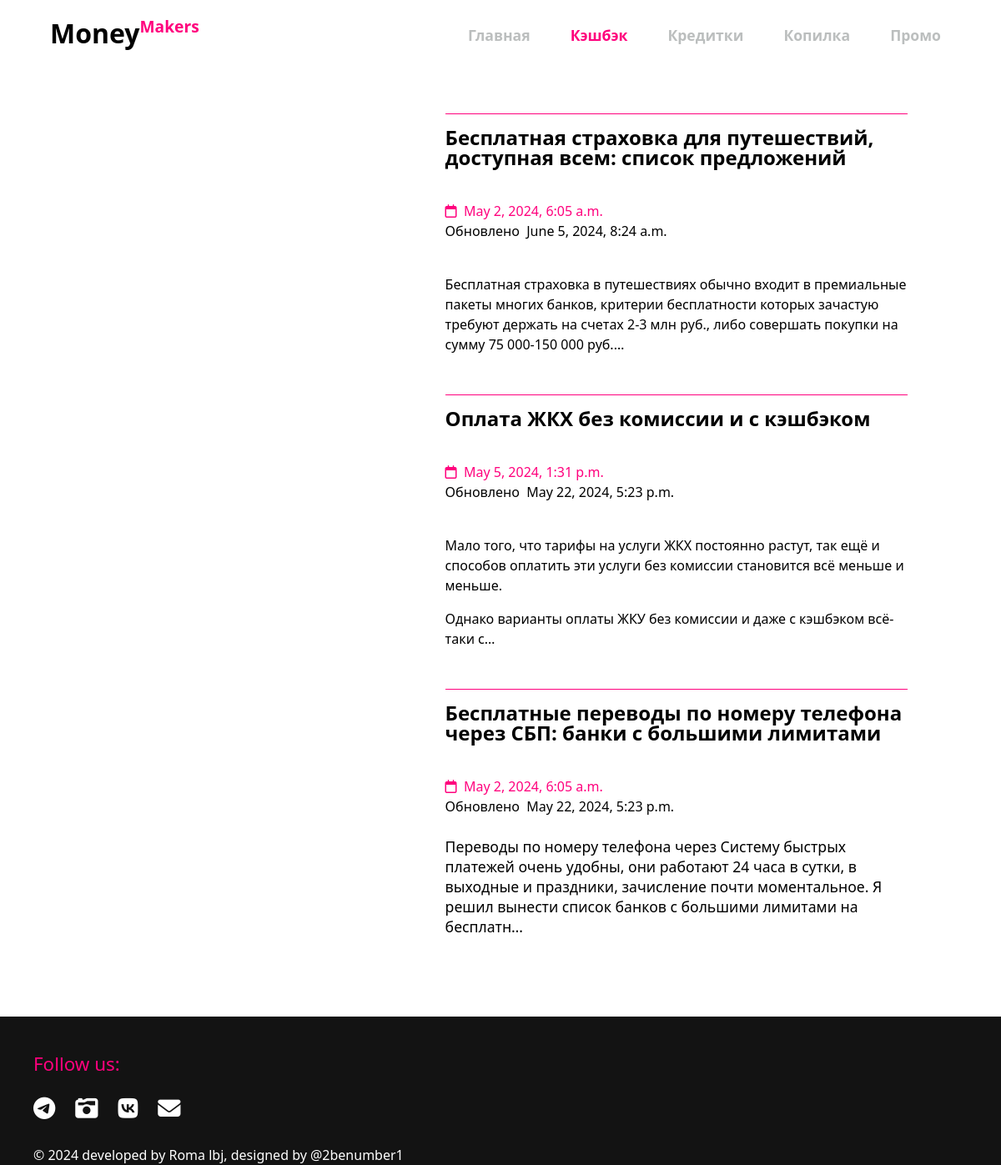
Page /debit on the earlier database version.
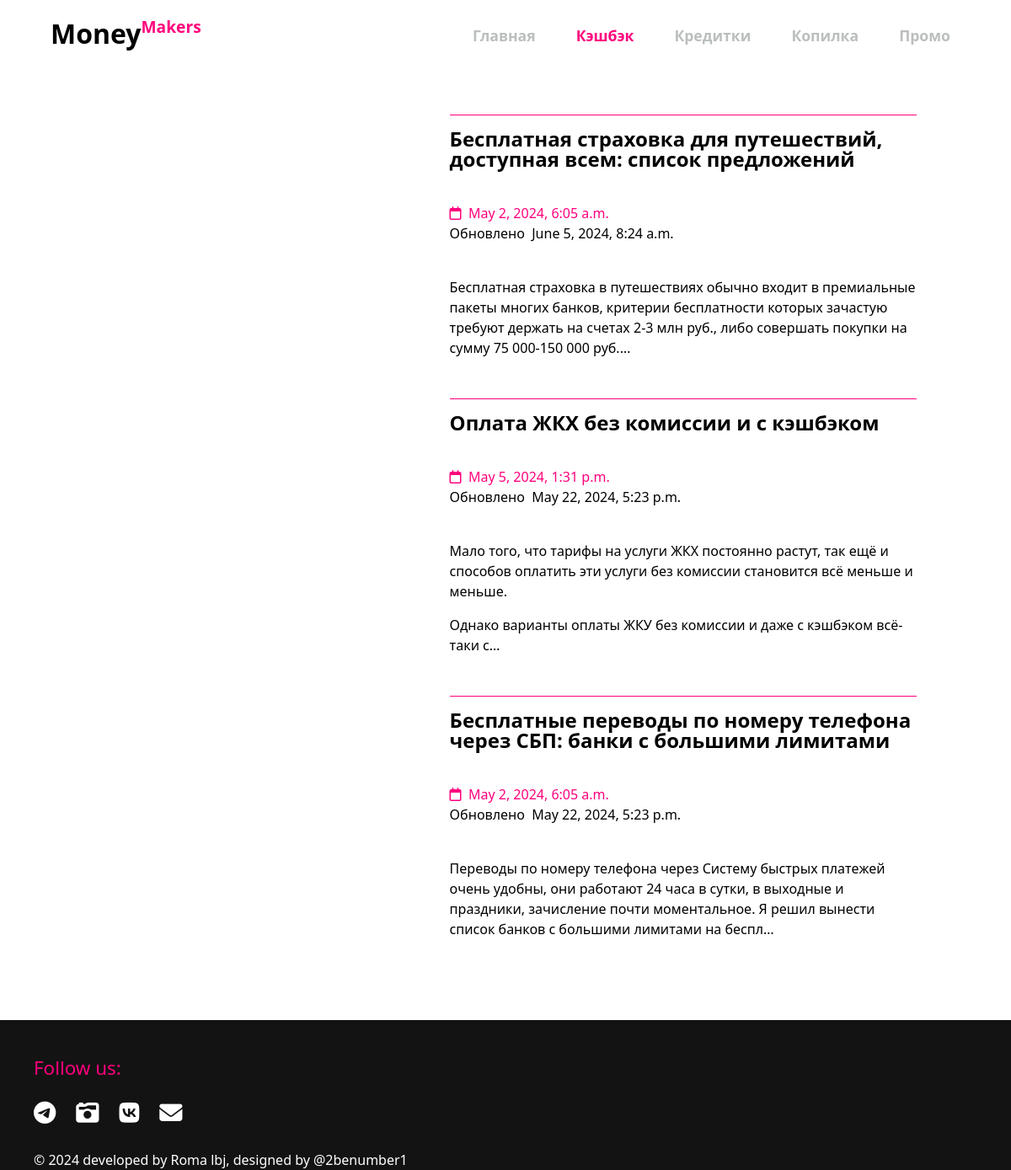
Same page on the later database version.
### main/models.py (models this page shows, shortened)
class Articles(models.Model):
    credit = 'credit'
    debit = 'debit'
    savings = 'savings'
    CATEGORIES = [(credit, 'Кредитки'), (debit, 'Дебетухи'), (savings, 'Накопилка')]
    title = models.CharField(max_length=255)
    category = models.CharField(max_length=50, choices=CATEGORIES, blank=False)
    content = models.TextField()
    photo = models.ImageField(upload_to="images")
    time_create = models.DateTimeField(auto_now_add=True)
    time_update = models.DateTimeField(auto_now_add=True)
    likes_amount = models.IntegerField(default=0)
    comments_amount = models.IntegerField(default=0)
    class Meta:
        verbose_name = 'Article'
        verbose_name_plural = 'Articles'

### main/views.py (the view)
# urls.py: path('debit', views.debit, name='debit'),
def debit(request):
    context = {
        'articles': Articles.objects.filter(category='debit').order_by('-time_update'),
    }
    return render(request, 'main/debit.html', context)

### main/templates/main/debit.html (shortened to what this page needs)
{% extends 'main/layout.html' %}
{% block content %}
    <div class="credit_articles_list">
         <ul>
             {% for post in articles %}
                        <li>
                            <a href="{% url 'article_detail' category=post.category id=post.id %}">
                                <div class="post">
                                    <div class="image" style="background-image: url('{{post.photo.url}}');"></div>
                                    <div class="all_info">
                                        <p class="title">{{post.title}}</p>
                                        <p class="time time_create"><i class="fa-regular fa-calendar"></i>&nbsp;&nbsp;{{post.time_create}}</p>
                                        <p class="time time_update">Обновлено&nbsp;&nbsp;{{post.time_update}}</p>
                                        <p class="contents">{{post.content | truncatechars:220  | safe}}</p>
                                    </div>
                                </div>
                            </a>
                        </li>
             {% endfor %}
         </ul>
    </div>
{% endblock %}

### main/templates/main/layout.html (shortened to what this page needs)
{% load static %}
<!doctype html>
<html lang="en">
<head>
    <link rel="stylesheet" href="{% static 'main/css/main.css' %}">
    <link rel="stylesheet" href="https://cdn.jsdelivr.net/npm/bootstrap@5.3.2/dist/css/bootstrap.min.css">
    <link rel="stylesheet" href="https://use.fontawesome.com/releases/v6.5.1/css/all.css">
</head>
<body>
    <header class="header" id="header">
        <nav class="nav_container">
            <a href="{% url 'home' %}" class="nav_logo">Money<p>Makers</p></a>
            <div class="nav_menu" id="nav-menu">
                <ul class="nav_list">
                    <li class="nav_item">
                        <a href="{% url 'home' %}" class="nav_link">
                            <span class="nav_name">Главная</span>
                        </a>
                    </li>
                    <li class="nav_item">
                        <a href="{% url 'debit' %}" class="nav_link">
                            <span class="nav_name">Кэшбэк</span>
                        </a>
                    </li>
                    <li class="nav_item">
                        <a href="{% url 'credit' %}" class="nav_link">
                            <span class="nav_name">Кредитки</span>
                        </a>
                    </li>
                    <li class="nav_item">
                        <a href="{% url 'savings' %}" class="nav_link">
                            <span class="nav_name">Копилка</span>
                        </a>
                    </li>
                    <li class="nav_item">
                        <a href="FAQ" class="nav_link">
                            <span class="nav_name">Промо</span>
                        </a>
                    </li>
                </ul>
            </div>
        </nav>
    </header>
    <main>
        {% block content %}
        {% endblock %}
    </main>
    <div class="footerContainer">
        <div class="media">
            <p>Follow us:</p>
            <div class="links">
                <span class="icon icon1"><i class="fa-brands fa-telegram"></i></span>
                <span class="icon icon2"><i class="fa-solid fa-camera-retro"></i></span>
                <span class="icon icon3"><i class="fa-brands fa-vk"></i></span>
                <span class="icon icon4"><i class="fa-solid fa-envelope"></i></span>
            </div>
        </div>
        <div class="foot-bottom">
            <p>&copy; 2024 developed by Roma lbj, designed by&nbsp;<a href="https://www.instagram.com/2benumber1">@2benumber1</a></p>
        </div>
    </div>
</body>
</html>

Differences in the rows shown:
changed Articles "Бесплатные переводы по номеру телефона через СБП: банки с большими лимитами": content "…с большими лимитами на бесплатн…" → "…с большими лимитами на беспл…"
